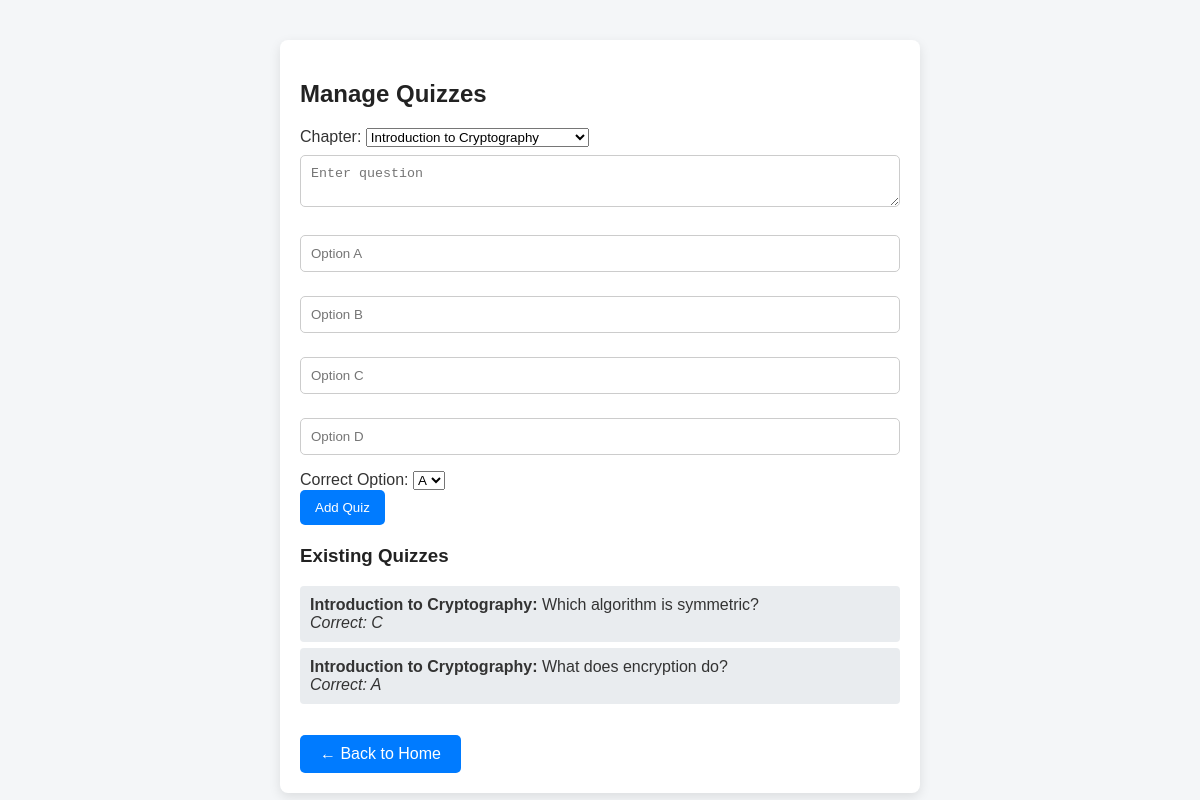
The page /manage_quizzes.php (signed in) on the database its author committed.
### tables this page shows
CREATE TABLE `quizzes` (
  `id` int(11) NOT NULL,
  `chapter_id` int(11) NOT NULL,
  `question` text NOT NULL,
  `correct_answer` varchar(255) NOT NULL,
  `option_a` varchar(255) DEFAULT NULL,
  `option_b` varchar(255) DEFAULT NULL,
  `option_c` varchar(255) DEFAULT NULL,
  `option_d` varchar(255) DEFAULT NULL,
  `correct_option` enum('a','b','c','d') NOT NULL DEFAULT 'a'
);

CREATE TABLE `chapters` (
  `id` int(11) NOT NULL,
  `title` varchar(100) DEFAULT NULL,
  `description` text DEFAULT NULL,
  `video_url` varchar(255) DEFAULT NULL,
  `created_at` timestamp NOT NULL DEFAULT current_timestamp(),
  `content_file` varchar(255) DEFAULT NULL
);

### manage_quizzes.php (the view, shortened to what this page needs)
<?php
include 'db.php';
$chapters = $conn->query("SELECT id, title FROM chapters");
$quizzes = $conn->query("SELECT q.*, c.title as chapter_title FROM quizzes q JOIN chapters c ON q.chapter_id = c.id ORDER BY q.id DESC");
?>
<!DOCTYPE html>
<html>
<head>
    <link rel="stylesheet" href="style.css">
</head>
<body>
<div class="container">
    <h2>Manage Quizzes</h2>
    <form method="POST">
        <label>Chapter:</label>
        <select name="chapter_id" required>
            <?php while ($ch = $chapters->fetch_assoc()): ?>
                <option value="<?= $ch['id'] ?>"><?= htmlspecialchars($ch['title']) ?></option>
            <?php endwhile; ?>
        </select><br>
        <textarea name="question" placeholder="Enter question" required></textarea><br>
        <input type="text" name="option_a" placeholder="Option A" required><br>
        <input type="text" name="option_b" placeholder="Option B" required><br>
        <input type="text" name="option_c" placeholder="Option C" required><br>
        <input type="text" name="option_d" placeholder="Option D" required><br>
        <label>Correct Option:</label>
        <select name="correct_option" required>
            <option value="a">A</option>
        </select><br>
        <button type="submit">Add Quiz</button>
    </form>
    <h3>Existing Quizzes</h3>
    <ul>
        <?php while ($q = $quizzes->fetch_assoc()): ?>
            <li>
                <strong><?= htmlspecialchars($q['chapter_title']) ?>:</strong>
                <?= htmlspecialchars($q['question']) ?>
                <br><em>Correct: <?= strtoupper($q['correct_option']) ?></em>
            </li>
        <?php endwhile; ?>
    </ul>
    <a href="admin_home.php" class="menu-item">← Back to Home</a>
</div>
</body>
</html>

### style.css (style rules this page uses)
body { font-family: Arial, sans-serif; background-color: #f4f6f8; color: #333; margin: 0; padding: 0; }
.container { width: 90%; max-width: 600px; margin: 40px auto; background-color: white; padding: 20px; border-radius: 8px; box-shadow: 0 4px 12px rgba(0, 0, 0, 0.1); }
h2, h3, h4 { color: #222; margin-top: 20px; }
a { color: #007bff; text-decoration: none; }
form input, form textarea { width: 100%; padding: 10px; margin: 8px 0 16px; border: 1px solid #ccc; border-radius: 5px; box-sizing: border-box; }
button { background-color: #007bff; color: white; padding: 10px 15px; border: none; border-radius: 5px; cursor: pointer; }
ul { list-style: none; padding: 0; }
ul li { background-color: #e9ecef; margin: 6px 0; padding: 10px; border-radius: 4px; }
.menu-item { display: inline-block; padding: 15px 25px; background-color: #007bff; color: white; border-radius: 6px; text-decoration: none; transition: background-color 0.3s; }
.menu-item { display: inline-block; padding: 10px 20px; background-color: #007bff; color: white; border-radius: 5px; text-decoration: none; margin-top: 15px; transition: background-color 0.3s; }

### rows shown on the page
quizzes: chapter.title "Introduction to Cryptography", question "Which algorithm is symmetric?", correct_option "C"
quizzes: chapter.title "Introduction to Cryptography", question "What does encryption do?", correct_option "A"

### other values the page prints
form field chapter_id "Introduction to Cryptography"
